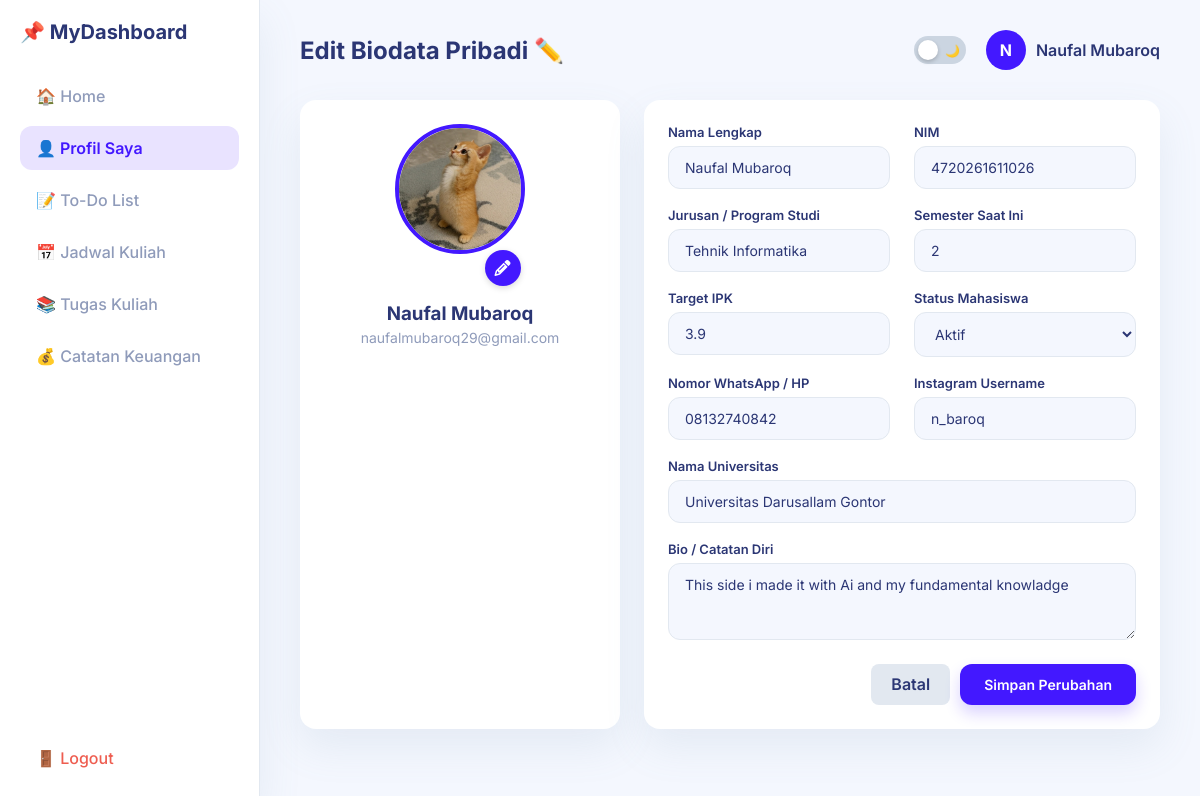
Screenshot of /updateprofil.php (signed in) with the database file from the repository.
### tables this page shows
CREATE TABLE `users` (
  `id` int(11) NOT NULL,
  `nama` varchar(100) NOT NULL,
  `email` varchar(100) NOT NULL,
  `password` varchar(255) NOT NULL,
  `created_at` timestamp NOT NULL DEFAULT current_timestamp(),
  `nim` varchar(20) DEFAULT NULL,
  `jurusan` varchar(100) DEFAULT NULL,
  `semester` int(11) DEFAULT NULL,
  `target_ipk` varchar(10) DEFAULT NULL,
  `status_mhs` varchar(20) DEFAULT 'Aktif',
  `no_hp` varchar(20) DEFAULT NULL,
  `instagram` varchar(100) DEFAULT NULL,
  `github` varchar(200) DEFAULT NULL,
  `bio` text DEFAULT NULL,
  `foto` varchar(255) DEFAULT NULL
);

### updateprofil.php (the view, shortened to what this page needs)
<?php
require 'koneksi.php';
$user_id = $_SESSION['user_id'];
$nama_user = $_SESSION['nama'] ?? 'User';
$query_user = mysqli_query($conn, "SELECT * FROM users WHERE id = '$user_id'");
$user = mysqli_fetch_assoc($query_user);
$foto_profil = (!empty($user['foto']) && file_exists('uploads/' . $user['foto']))
                ? 'uploads/' . $user['foto']
                : 'https://via.placeholder.com/130?text=Foto';
?>
<!DOCTYPE html>
<html lang="id">
<head>
    <link rel="stylesheet" href="dashboard.css?v=<?= time(); ?>">
    <link rel="stylesheet" href="tampilanhp.css?v=<?= time(); ?>">
    <link rel="stylesheet" href="https://cdnjs.cloudflare.com/ajax/libs/font-awesome/6.4.0/css/all.min.css">
</head>
<body>
    <div class="dashboard-container">
        <aside class="sidebar">
            <div class="brand">📌 MyDashboard</div>
            <ul class="sidebar-menu">
                <li><a href="dashboard.php">🏠 Home</a></li>
                <li><a href="profil.php" class="active">👤 Profil Saya</a></li>
                <li><a href="todolist.php">📝 To-Do List</a></li>
                <li><a href="jadwalkuliah.php">📅 Jadwal Kuliah</a></li>
                <li><a href="tugaskl.php">📚 Tugas Kuliah</a></li>
                <li><a href="pencatatankeuangan.php">💰 Catatan Keuangan</a></li>
                <li class="logout-item"><a href="logout.php" class="logout-btn">🚪 Logout</a></li>
            </ul>
        </aside>
        <main class="main-content">
            <header class="top-header">
                <div class="welcome-text" style="display: flex; align-items: center; gap: 12px;">
                    <h1>Edit Biodata Pribadi ✏️</h1>
                </div>
                <div style="display: flex; align-items: center; gap: 20px;">
                    <div class="theme-switch-wrapper">
                        <label class="theme-switch" for="checkboxTheme">
                            <div class="slider round">
                                <span>☀️</span>
                                <span>🌙</span>
                            </div>
                        </label>
                    </div>
                    <div class="user-profile-badge">
                        <div class="user-avatar"><?= strtoupper(substr($nama_user, 0, 1)); ?></div>
                        <span><?= htmlspecialchars($nama_user); ?></span>
                    </div>
                </div>
            </header>
            <form action="" method="POST" enctype="multipart/form-data">
                <div class="profile-container">
                    <div class="profile-card">
                        <div class="avatar-upload">
                            <img id="imagePreview" src="<?= $foto_profil; ?>" class="avatar-preview" alt="Foto Profil">
                            <div class="avatar-edit">
                                <label for="imageUpload"><i class="fas fa-pencil-alt"></i></label>
                            </div>
                        </div>
                        <h3><?= htmlspecialchars($user['nama']); ?></h3>
                        <p style="color: var(--text-muted); font-size: 14px; margin-top: 4px;"><?= htmlspecialchars($user['email']); ?></p>
                    </div>
                    <div class="profile-form-card">
                        <div class="form-grid">
                            <div class="form-group">
                                <label>Nama Lengkap</label>
                                <input type="text" name="nama" value="<?= htmlspecialchars($user['nama']); ?>" required autocomplete="off">
                            </div>
                            <div class="form-group">
                                <label>NIM</label>
                                <input type="text" name="nim" placeholder="Contoh: 220101001" value="<?= htmlspecialchars($user['nim'] ?? ''); ?>" autocomplete="off">
                            </div>
                            <div class="form-group">
                                <label>Jurusan / Program Studi</label>
                                <input type="text" name="jurusan" placeholder="Contoh: Teknik Informatika" value="<?= htmlspecialchars($user['jurusan'] ?? ''); ?>" autocomplete="off">
                            </div>
                            <div class="form-group">
                                <label>Semester Saat Ini</label>
                                <input type="number" name="semester" placeholder="Contoh: 4" value="<?= htmlspecialchars($user['semester'] ?? ''); ?>" autocomplete="off">
                            </div>
                            <div class="form-group">
                                <label>Target IPK</label>
                                <input type="text" name="target_ipk" placeholder="Contoh: 3.85" value="<?= htmlspecialchars($user['target_ipk'] ?? ''); ?>" autocomplete="off">
                            </div>
                            <div class="form-group">
                                <label>Status Mahasiswa</label>
                                <select name="status_mhs">
                                    <option value="Aktif" <?= ($user['status_mhs'] ?? '') == 'Aktif' ? 'selected' : ''; ?>>Aktif</option>
                                </select>
                            </div>
                            <div class="form-group">
                                <label>Nomor WhatsApp / HP</label>
                                <input type="text" name="no_hp" placeholder="Contoh: 08123456789" value="<?= htmlspecialchars($user['no_hp'] ?? ''); ?>" autocomplete="off">
                            </div>
                            <div class="form-group">
                                <label>Instagram Username</label>
                                <input type="text" name="instagram" placeholder="Contoh: @username" value="<?= htmlspecialchars($user['instagram'] ?? ''); ?>" autocomplete="off">
                            </div>
                            <div class="form-group full-width">
                                <label>Nama Universitas</label>
                                <input type="text" name="github" placeholder="Contoh: github.com/username" value="<?= htmlspecialchars($user['github'] ?? ''); ?>" autocomplete="off">
                            </div>
                            <div class="form-group full-width">
                                <label>Bio / Catatan Diri</label>
                                <textarea name="bio" rows="3" placeholder="Tulis deskripsi singkat tentang dirimu..."><?= htmlspecialchars($user['bio'] ?? ''); ?></textarea>
                            </div>
                        </div>
                        <div style="margin-top: 24px; text-align: right; display: flex; gap: 10px; justify-content: flex-end;">
                            <a href="profil.php" style="padding: 10px 20px; background: var(--border-color); color: var(--text-primary); text-decoration: none; border-radius: 8px; font-weight: 600;">Batal</a>
                            <button type="submit" name="simpan_profil" class="btn-save">Simpan Perubahan</button>
                        </div>
                    </div>
                </div>
            </form>
        </main>
    </div>
</body>
</html>

### rows the page displays
users: foto (picture), nama "Naufal Mubaroq", email "naufalmubaroq29@gmail.com", nim "4720261611026", jurusan "Tehnik Informatika", semester "2", target_ipk "3.9", status_mhs "Aktif", no_hp "08132740842", instagram "n_baroq", github "Universitas Darusallam Gontor", bio "This side i made it with Ai and my fundamental knowladge"

### other values shown
substr($nama_user, 0, 1) "N"
$nama_user "Naufal Mubaroq"
